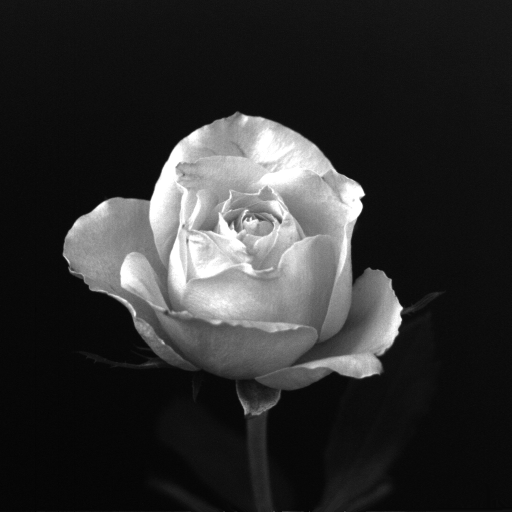
#> input picture TP2/rose_1024.tif, 1024 x 1024 px (shown at 1/2 size)
$ jupyter execute TP2-TRY.IPYNB
#> lines starting #> are read from the running program, lines starting #| are printed output that depends on the picture
[cell 1]
import numpy as np
import matplotlib.pyplot as plt
from PIL import Image

# Inversion d'une image

[cell 2]
# Load the image
image_path = 'rose_1024.tif'
image = Image.open(image_path)
#> image is the input picture: PIL image 1024x1024 L; min 0, max 255, mean 46.8

[cell 3]
# Convert the image to a NumPy array
image_array = np.array(image)
image_array

[cell 4]
# Create the negative image by inverting colors
negative_image_array = 255 - image_array
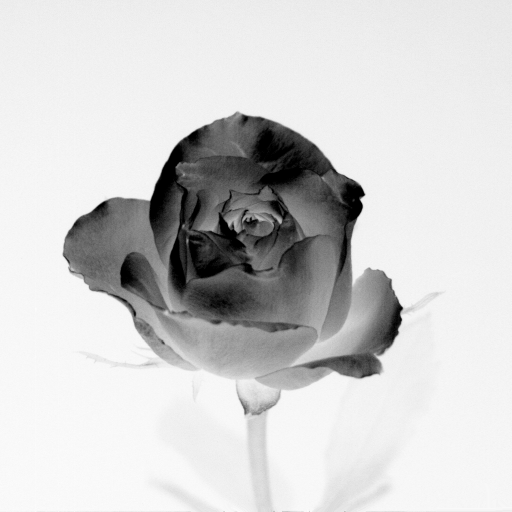
#> negative_image_array: shape (1024, 1024) (shown at 1/2 size); min 0, max 255, mean 208.2
negative_image_array

[cell 5]
# Convert the inverted array back to an image
negative_image = Image.fromarray(negative_image_array)
negative_image

[cell 6]
# Display the original and inverted images side by side
plt.figure(figsize=(12, 6))

# Original image
plt.subplot(1, 2, 1)
plt.title("Original Image")
plt.imshow(image_array, cmap='gray' if image.mode == 'L' else None)
plt.axis('off')

# Inverted image
plt.subplot(1, 2, 2)
plt.title("Inverted Image")
plt.imshow(negative_image_array, cmap='gray' if image.mode == 'L' else None)
plt.axis('off')

plt.tight_layout()
plt.show()
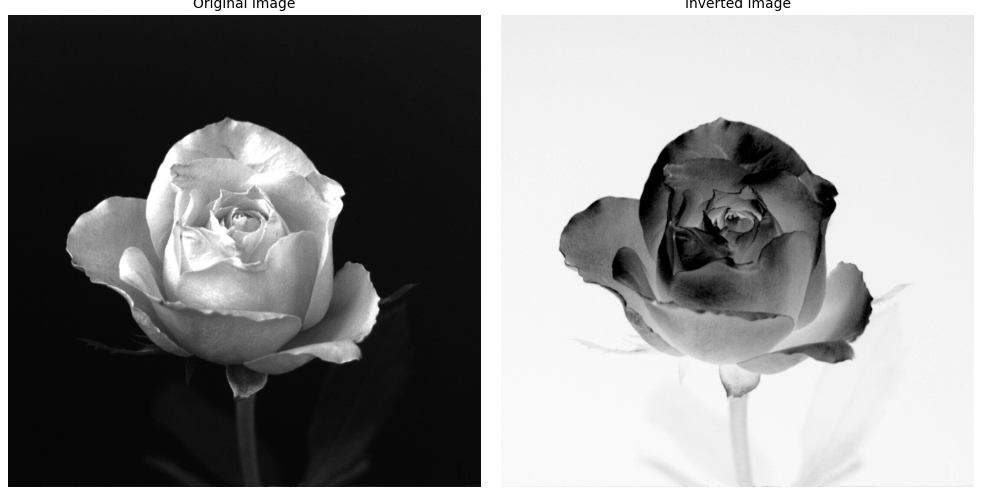
#> figure drawn by matplotlib, 2 panels

# Addition de deux images

[cell 7]
import cv2

[cell 8]
# Load the two images
image1_path = 'toADD.bmp'
image2_path = 'rose_1024.tif'

[cell 9]
# Read the images using cv2
image1 = cv2.imread(image1_path)
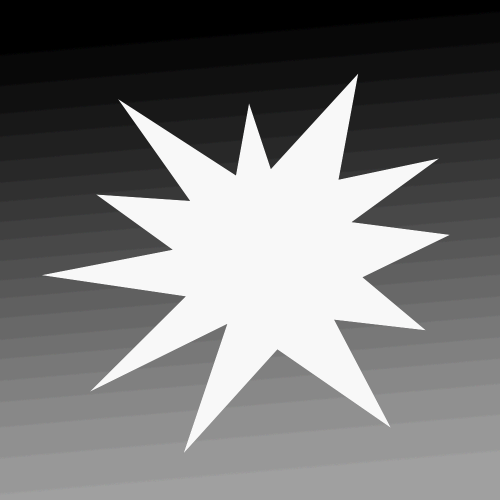
#> input picture TP2/toAdd.bmp, 1000 x 1000 px, found by its file name (shown at 1/2 size)
#> image1 is the input picture: shape (1000, 1000, 3); mean B, G, R 117.4, 117.4, 117.4
image2 = cv2.imread(image2_path)
#> image2: shape (1024, 1024, 3); min 0, max 255, mean 46.8

[cell 10]
# Ensure  image is resized
height, width = image1.shape[:2]
#> height = 1000; width = 1000
image2_resized = cv2.resize(image2, (width, height))

[cell 11]
# Initialize an empty array
added_images = np.zeros_like(image1)

# Perform pixel-by-pixel addition with an explicit 'if' condition
for i in range(height):
    for j in range(width):
        pixel_sum = image1[i, j] + image2_resized[i, j]
        if pixel_sum.all() > 255:
            added_images[i, j] = 255
        else:
            added_images[i, j] = pixel_sum
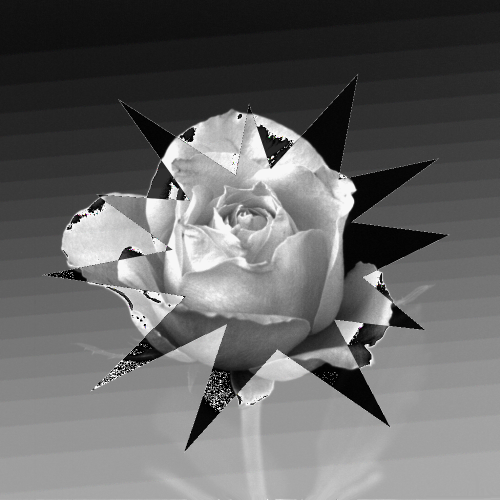
#> added_images: shape (1000, 1000, 3) (shown at 1/2 size); mean B, G, R 103.4, 103.4, 103.4

[cell 12]
added_images

[cell 13]
# Display the resulting image
plt.figure(figsize=(8, 8))
plt.title("Result of Pixel-by-Pixel Addition in Grayscale")
plt.imshow(added_images, cmap='gray')  # Show the result in grayscale
plt.axis('off')
plt.show()

* Perform addition with cv2.add() function

[cell 14]
# Perform addition
added_image_comp = cv2.add(image1, image2_resized)  # Ensures values are clamped to [0, 255]
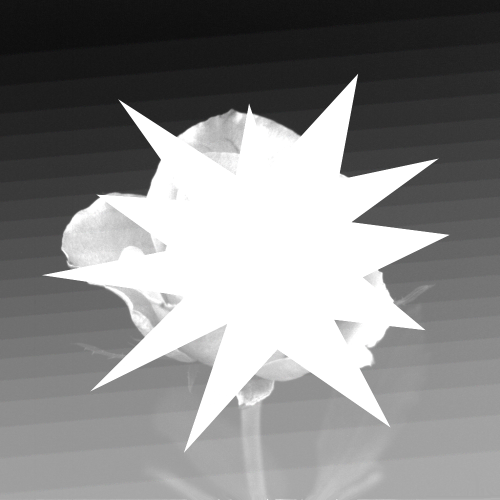
#> added_image_comp: shape (1000, 1000, 3) (shown at 1/2 size); mean B, G, R 137, 137, 137

[cell 15]
# Display the resulting image
plt.figure(figsize=(8, 8))
plt.title("Result of Pixel-by-Pixel Addition in Grayscale")
plt.imshow(added_image_comp, cmap='gray')  # Show the result in grayscale
plt.axis('off')
plt.show()

# Rotation d’une image

[cell 16]
# Load the image
rose_path = 'rose_1024.tif'
rose = cv2.imread(rose_path)

# Get the image dimensions
height, width = rose.shape[:2]
#> height = 1024; width = 1024

# Define the center of the image for rotation (center point)
center = (width // 2, height // 2)
#> center = (512, 512)

# Create the rotation matrix for a 45 degree rotation
rotation_matrix = cv2.getRotationMatrix2D(center, 45, 1)

# Perform the rotation using warpAffine
rotated_image = cv2.warpAffine(rose, rotation_matrix, (width, height))
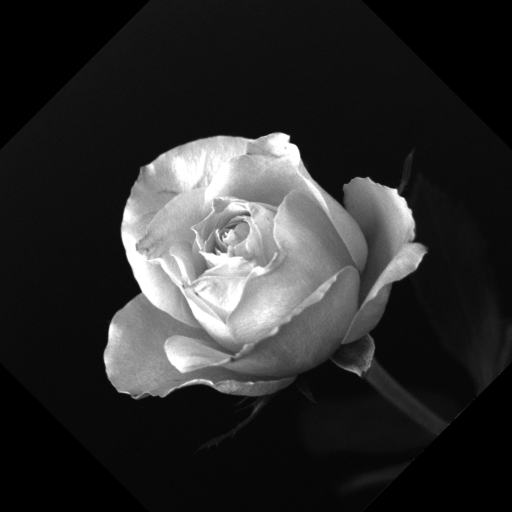
#> rotated_image: shape (1024, 1024, 3) (shown at 1/2 size); min 0, max 255, mean 44.6
